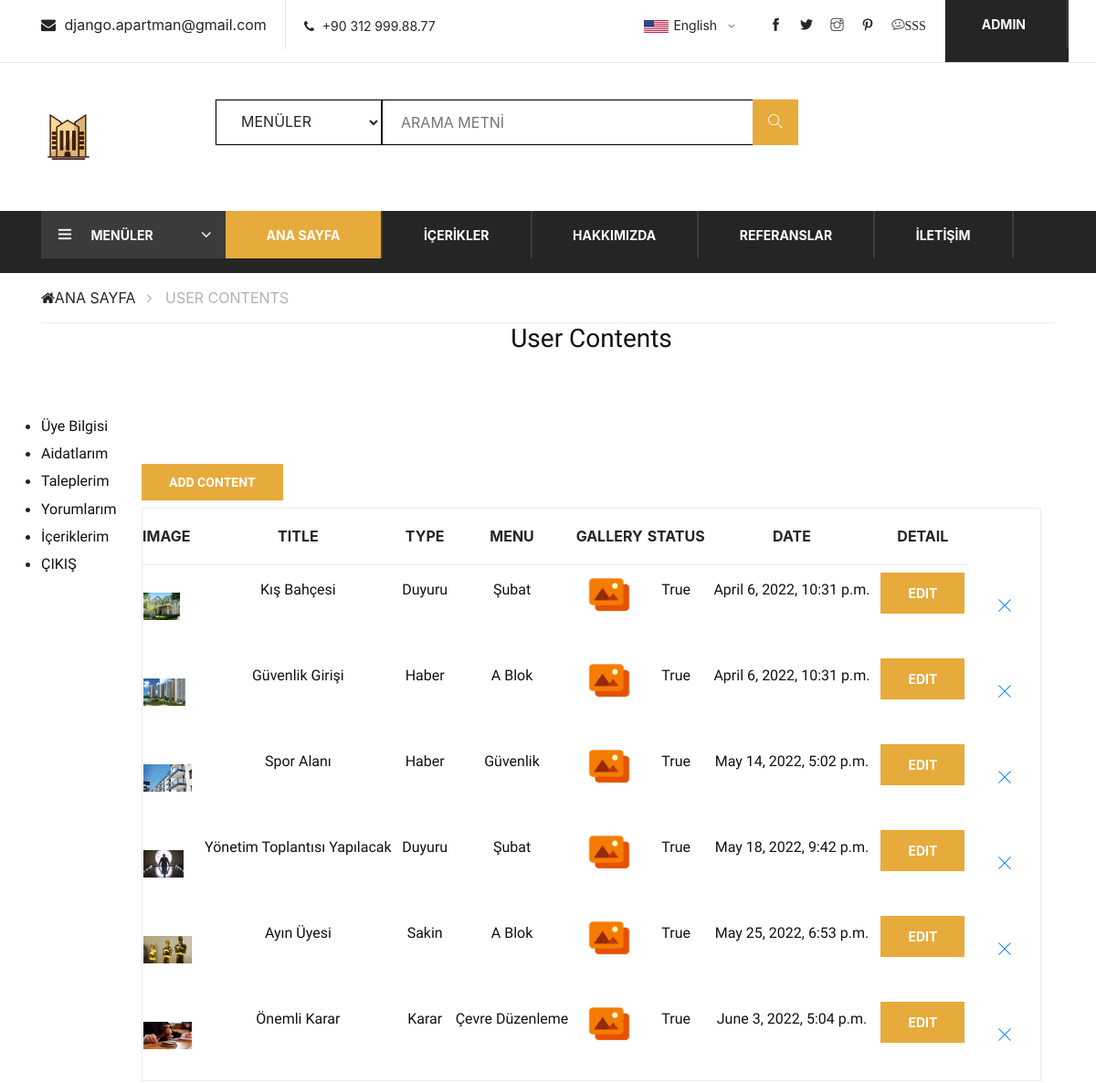
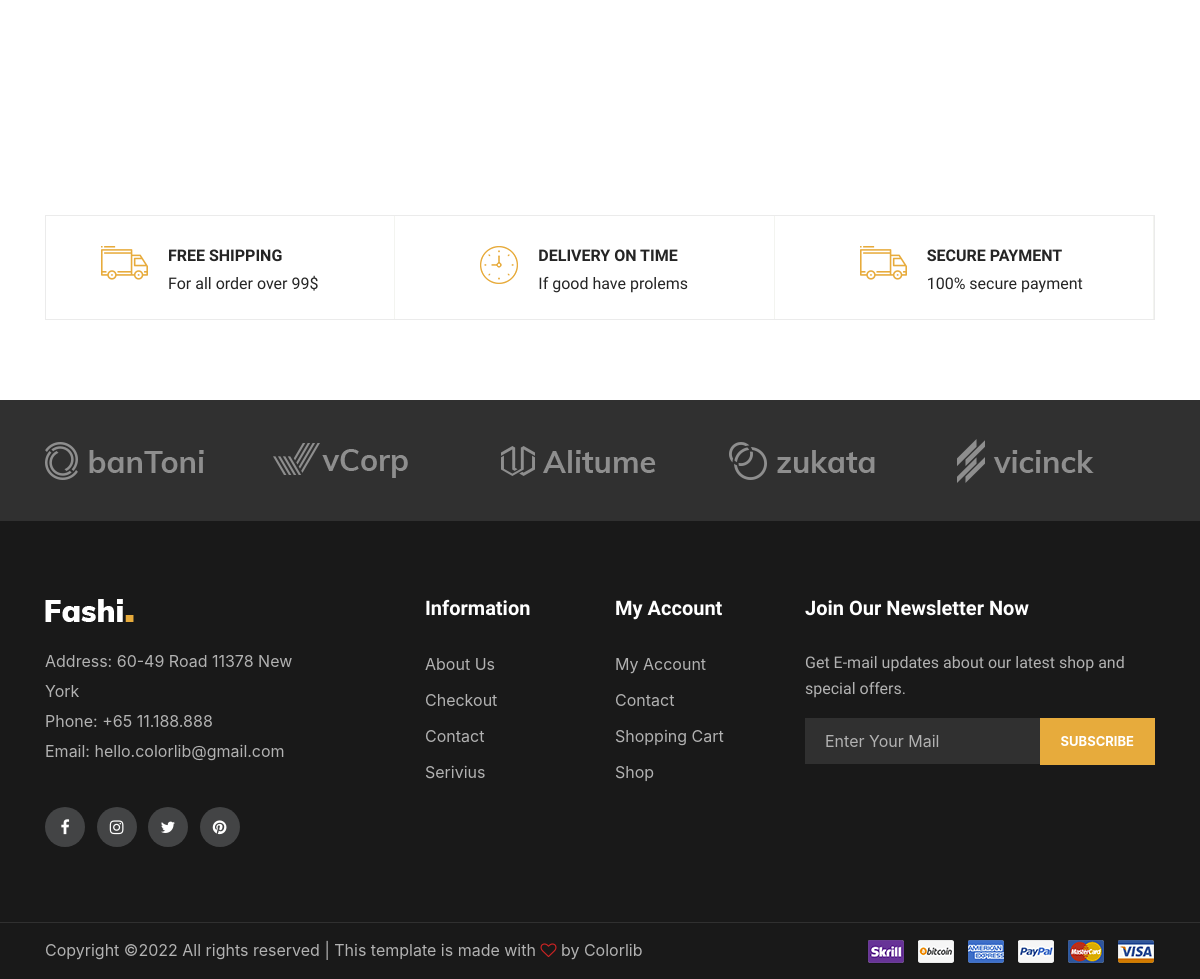
Screenshot of /user/contents/ (signed in) with the database file from the repository (2 pictures, top to bottom).
### content/models.py (models this page shows, shortened)
class Content(models.Model):
    STATUS = (
        ('True', 'Evet'),
        ('False', 'Hayır')
    )
    TYPE = (
        ('Haber', 'Haber'),
        ('Duyuru', 'Duyuru'),
        ('Etkinlik', 'Etkinlik'),
        ('Karar', 'Karar'),
        ('Anket', 'Anket'),
        ('Yonetim', 'Yonetim'),
        ('Sakin', 'Sakin')
    )
    user = models.ForeignKey(User, on_delete=models.SET_NULL, null=True)
    title = models.CharField(max_length=150)
    keywords = models.CharField(max_length=255)
    description = models.CharField(max_length=255)
    image = models.ImageField(blank=True, upload_to='images/')
    menu = models.ForeignKey(Menu, on_delete=models.CASCADE)  # relation with Menu table
    detail = RichTextUploadingField(null=True, blank=True)
    type = models.CharField(max_length=10, choices=TYPE)
    slug = models.SlugField(null=False, unique=True)
    status = models.CharField(max_length=10, choices=STATUS)
    create_at = models.DateTimeField(auto_now_add=True)
    update_at = models.DateTimeField(auto_now_add=True)
    def image_tag(self):
        if self.image:
            return mark_safe('<img src="{}" height="50"/>'.format(self.image.url))
    image_tag.short_description = 'Image'

class Menu(MPTTModel):
    STATUS = (
        ('True', 'Evet'),
        ('False', 'Hayır')
    )
    parent = TreeForeignKey('self', blank=True, null=True, related_name='children', on_delete=models.CASCADE)
    title = models.CharField(max_length=100)
    keywords = models.CharField(max_length=255)
    description = models.CharField(max_length=255)
    image = models.ImageField(blank=True, upload_to='images/')
    status = models.CharField(max_length=10, choices=STATUS)
    slug = models.SlugField(null=False, unique=True)
    create_at = models.DateTimeField(auto_now_add=True)
    update_at = models.DateTimeField(auto_now_add=True)
    class MPTTMeta:
        order_insertion_by = ['title']
    def image_tag(self):
        if self.image:
            return mark_safe('<img src="{}" height="50"/>'.format(self.image.url))
    image_tag.short_description = 'Image'

### user/views.py (the view)
# urls.py: path('contents/', views.contents, name='contents'),
@login_required(login_url='/login')  # Check login
def contents(request):
    menu = Menu.objects.all()
    current_user = request.user
    contents = Content.objects.filter(user_id=current_user.id)
    context = {
        'menu': menu,
        'comments': comments,
        'contents': contents,
    }
    return render(request, 'user_contents.html', context)

### user/templates/user_contents.html (shortened to what this page needs)
{% extends 'homebase.html' %}
{% load static %}
{% block content %}
<div class="breacrumb-section">
    <div class="container">
        <div class="row">
            <div class="col-lg-12">
                <div class="breadcrumb-text">
                    <a href="/"><i class="fa fa-home"></i>ANA SAYFA</a>
                    <span>USER CONTENTS</span>
                </div>
            </div>
        </div>
    </div>
</div>
<div class="section">
    <div class="container">
        <div class="row">
            <div class="col-md-1">
                <div class="billing-details">
                    {% include "user_panel.html" %}
                </div>
            </div>
            <div class="col-md-11">
                <div class="section-title">
                    <h3 class="title">User Contents</h3>
                </div>
                <section class="shopping-cart spad">
                    <div class="container">
                        <div class="row">
                            <div class="col-lg-12">
                                <div class="cart-table">
                                    <div class="section title">
                                        <h4 class="title">
                                            <a class="primary-btn" href="/user/addcontent">Add Content</a>
                                        </h4>
                                    </div>
                                    <table>
                                        <thead>
                                        <tr>
                                            <th class="p-name">Image</th>
                                            <th>Title</th>
                                            <th>Type</th>
                                            <th>Menu</th>
                                            <th>Gallery</th>
                                            <th>Status</th>
                                            <th>Date</th>
                                            <th>Detail</th>
                                        </tr>
                                        </thead>
                                        <tbody>
                                        {% for rs in contents %}
                                        <tr>
                                            <td class="cart-title first-row">
                                                <a href="/content/{{ rs.id }}/{{ rs.slug }}">
                                                    <img src="{{rs.image.url}}" style="height:30px;">
                                                </a>
                                            </td>
                                            <td><a href="/content/{{ rs.id }}/{{ rs.slug }}"><h6>{{rs.title}}</h6></a></td>
                                            <td><h6>{{rs.type}}</h6></td>
                                            <td><h6>{{rs.menu.title}}</h6></td>
                                            <td>
                                                <a href="javascript:;"
                                                   onclick="window.open('/user/contentaddimage/{{rs.id}}','gallery','height=600,width=800,top=50,left=150')">
                                                    <img src="{%static '' %}img/gallery.png" alt="" style="height:50px; width:50px">
                                                </a>
                                            </td>
                                            <td><h6>{{rs.status}}</h6></td>
                                            <td><h6>{{rs.create_at}}</h6></td>
                                            <td><a class="primary-btn" href="/user/contentedit/{{rs.id}}">Edit</a></td>
                                            <td class="close-td first-row">
                                                <a href="/user/contentdelete/{{rs.id}}" onclick="return confirm('Delete! Are you sure?')">
                                                    <i class="ti-close"></i>
                                                </a>
                                            </td>
                                        </tr>
                                        {% endfor %}
                                        </tbody>
                                    </table>
                                </div>
                            </div>
                        </div>
                    </div>
                </section>
            </div>
        </div>
    </div>
</div>
{% endblock %}

### home/templates/header.html (shortened to what this page needs)
{% load static %}
<header class="header-section">
    <div class="header-top">
        <div class="container">
            <div class="ht-left">
                <div class="mail-service">
                    <i class=" fa fa-envelope"></i>
                    django.apartman@gmail.com
                </div>
                <div class="phone-service">
                    <i class=" fa fa-phone"></i>
                    +90 312 999.88.77
                </div>
            </div>
            <div class="ht-right">
                <div class="row">
                    <div class="lan-selector">
                    </div>
                    <div class="top-social">
                        <a href="{{ setting.facebook }}/"><i class="ti-facebook"></i></a>
                        <a href="{{ setting.twitter }}/"><i class="ti-twitter-alt"></i></a>
                        <a href="{{ setting.instagram }}/"><i class="ti-instagram"></i></a>
                        <a href="{{ setting.pinterest }}/"><i class="ti-pinterest"></i></a>
                        <a href="/sss/"><i class="ti-themify-favicon">SSS</i></a>
                    </div>
                    {% if user.id is not None %}
                    <div class="nav-item">
                        <nav class="nav-menu mobile-menu">
                            <ul>
                                <li><a href="#"><image src="{{ profile.image.url }}" style="height:30px"></image>{{ user.username }}</a>
                                </li>
                            </ul>
                        </nav>
                    </div>
                    {% endif %}
                </div>
            </div>
        </div>
    </div>
    <div class="container">
        <div class="inner-header">
            <div class="row">
                <div class="col-lg-2 col-md-2">
                    <div class="logo">
                        <a href="/">
                            <img src="{% static 'img/logo.png' %}" alt="" style="height:60px">
                        </a>
                    </div>
                </div>
                <div class="col-lg-7 col-md-7">
                    <div class="advanced-search">
                        <form action="/search/" method="post" style="height:50px">
                            {% load mptt_tags %}
                            <select name="menuid" class="category-btn" style="height:50px; border:thin solid black">
                                <option value="0">MENÜLER</option>
                            </select>
                            <div class="input-group" style="border:thin solid black">
                                <input id="query" name="query" type="text" placeholder="ARAMA METNİ"
                                       STYLE="color:black">
                                <button><i class="ti-search"></i></button>
                            </div>
                        </form>
                    </div>
                </div>
            </div>
        </div>
    </div>
    <div class="nav-item">
        <div class="container">
            {% block sidebar %} {% include 'sidebar.html' %} {% endblock %}
            <nav class="nav-menu mobile-menu">
                <ul>
                    <li class="active"><a href="/">ANA SAYFA</a></li>
                    <li><a href="#">İÇERİKLER</a>
                    </li>
                    <li><a href="/hakkimizda">HAKKIMIZDA</a></li>
                    <li><a href="/referanslar">REFERANSLAR</a></li>
                    <li><a href="/iletisim">İLETİŞİM</a></li>
                </ul>
            </nav>
        </div>
    </div>
</header>

### rows the page displays
Content: image (picture), title "Kış Bahçesi", type "Duyuru", menu "Şubat", status "True", create_at "April 6, 2022, 10:31 p.m."
Content: image (picture), title "Güvenlik Girişi", type "Haber", menu "A Blok", status "True", create_at "April 6, 2022, 10:31 p.m."
Content: image (picture), title "Spor Alanı", type "Haber", menu "Güvenlik", status "True", create_at "May 14, 2022, 5:02 p.m."
Content: image (picture), title "Yönetim Toplantısı Yapılacak", type "Duyuru", menu "Şubat", status "True", create_at "May 18, 2022, 9:42 p.m."
Content: image (picture), title "Ayın Üyesi", type "Sakin", menu "A Blok", status "True", create_at "May 25, 2022, 6:53 p.m."
Content: image (picture), title "Önemli Karar", type "Karar", menu "Çevre Düzenleme", {{ rs.id }} 8 (drawn), status "True", create_at "June 3, 2022, 5:04 p.m."

### other values shown
{{ user.username }} "ADMIN"
